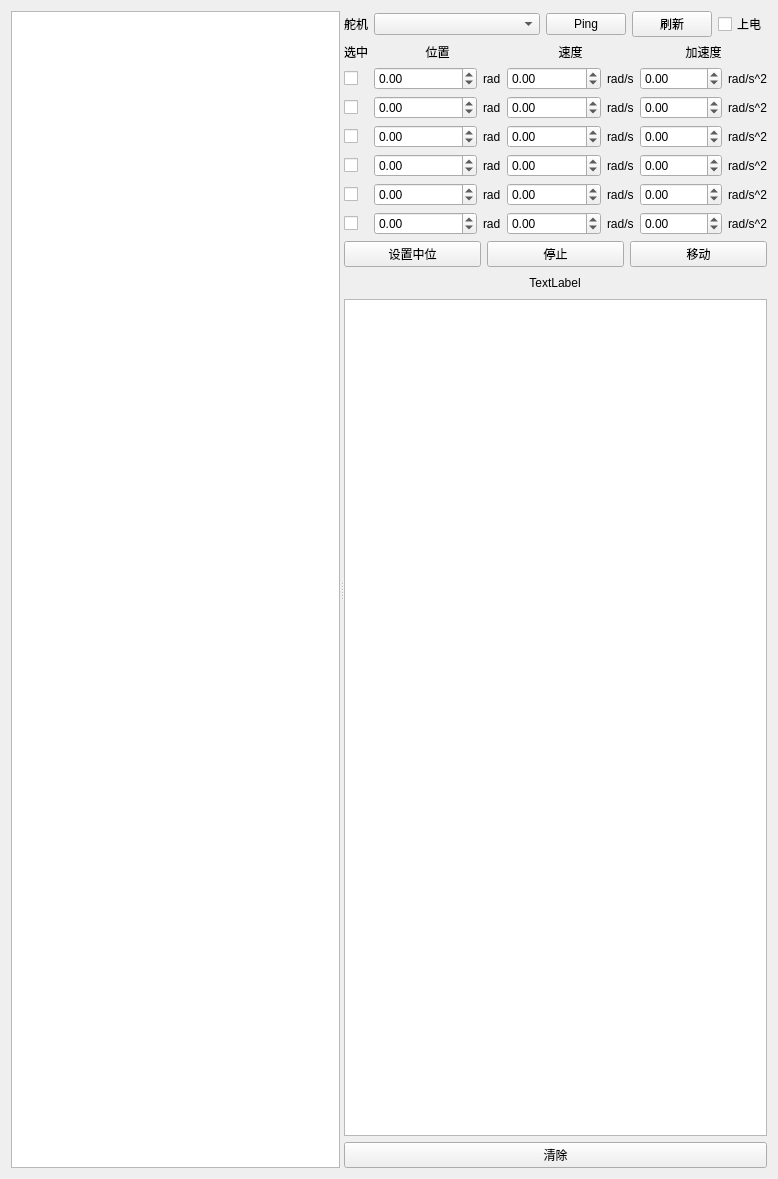
<?xml version="1.0" encoding="UTF-8"?>
<ui version="4.0">
 <class>ServoWidget</class>
 <widget class="QWidget" name="ServoWidget">
  <property name="geometry">
   <rect>
    <x>0</x>
    <y>0</y>
    <width>778</width>
    <height>1179</height>
   </rect>
  </property>
  <property name="windowTitle">
   <string>ServoWidget</string>
  </property>
  <layout class="QVBoxLayout" name="verticalLayout_11">
   <item>
    <widget class="QSplitter" name="splitter">
     <property name="orientation">
      <enum>Qt::Horizontal</enum>
     </property>
     <widget class="QTableWidget" name="tableWidget_servo"/>
     <widget class="QWidget" name="layoutWidget">
      <layout class="QVBoxLayout" name="verticalLayout_2">
       <item>
        <layout class="QHBoxLayout" name="horizontalLayout">
         <item>
          <widget class="QLabel" name="label">
           <property name="sizePolicy">
            <sizepolicy hsizetype="Maximum" vsizetype="Preferred">
             <horstretch>0</horstretch>
             <verstretch>0</verstretch>
            </sizepolicy>
           </property>
           <property name="text">
            <string>舵机</string>
           </property>
          </widget>
         </item>
         <item>
          <widget class="QComboBox" name="comboBox_servo"/>
         </item>
         <item>
          <widget class="QPushButton" name="pushButton_ping">
           <property name="sizePolicy">
            <sizepolicy hsizetype="Maximum" vsizetype="Fixed">
             <horstretch>0</horstretch>
             <verstretch>0</verstretch>
            </sizepolicy>
           </property>
           <property name="text">
            <string>Ping</string>
           </property>
          </widget>
         </item>
         <item>
          <widget class="QPushButton" name="pushButton_refresh">
           <property name="sizePolicy">
            <sizepolicy hsizetype="Maximum" vsizetype="Fixed">
             <horstretch>0</horstretch>
             <verstretch>0</verstretch>
            </sizepolicy>
           </property>
           <property name="text">
            <string>刷新</string>
           </property>
          </widget>
         </item>
         <item>
          <widget class="QCheckBox" name="checkBox_enable">
           <property name="sizePolicy">
            <sizepolicy hsizetype="Maximum" vsizetype="Fixed">
             <horstretch>0</horstretch>
             <verstretch>0</verstretch>
            </sizepolicy>
           </property>
           <property name="text">
            <string>上电</string>
           </property>
          </widget>
         </item>
        </layout>
       </item>
       <item>
        <layout class="QVBoxLayout" name="verticalLayout_10">
         <item>
          <layout class="QHBoxLayout" name="horizontalLayout_22">
           <item>
            <layout class="QVBoxLayout" name="verticalLayout_3">
             <item>
              <widget class="QLabel" name="label_8">
               <property name="sizePolicy">
                <sizepolicy hsizetype="Preferred" vsizetype="Maximum">
                 <horstretch>0</horstretch>
                 <verstretch>0</verstretch>
                </sizepolicy>
               </property>
               <property name="text">
                <string>选中</string>
               </property>
              </widget>
             </item>
             <item>
              <layout class="QVBoxLayout" name="verticalLayout">
               <item>
                <widget class="QCheckBox" name="checkBox_servo_0">
                 <property name="sizePolicy">
                  <sizepolicy hsizetype="Preferred" vsizetype="Preferred">
                   <horstretch>0</horstretch>
                   <verstretch>0</verstretch>
                  </sizepolicy>
                 </property>
                 <property name="layoutDirection">
                  <enum>Qt::LeftToRight</enum>
                 </property>
                 <property name="text">
                  <string/>
                 </property>
                </widget>
               </item>
               <item>
                <widget class="QCheckBox" name="checkBox_servo_1">
                 <property name="sizePolicy">
                  <sizepolicy hsizetype="Preferred" vsizetype="Preferred">
                   <horstretch>0</horstretch>
                   <verstretch>0</verstretch>
                  </sizepolicy>
                 </property>
                 <property name="text">
                  <string/>
                 </property>
                </widget>
               </item>
               <item>
                <widget class="QCheckBox" name="checkBox_servo_2">
                 <property name="sizePolicy">
                  <sizepolicy hsizetype="Preferred" vsizetype="Preferred">
                   <horstretch>0</horstretch>
                   <verstretch>0</verstretch>
                  </sizepolicy>
                 </property>
                 <property name="text">
                  <string/>
                 </property>
                </widget>
               </item>
               <item>
                <widget class="QCheckBox" name="checkBox_servo_3">
                 <property name="sizePolicy">
                  <sizepolicy hsizetype="Preferred" vsizetype="Preferred">
                   <horstretch>0</horstretch>
                   <verstretch>0</verstretch>
                  </sizepolicy>
                 </property>
                 <property name="text">
                  <string/>
                 </property>
                </widget>
               </item>
               <item>
                <widget class="QCheckBox" name="checkBox_servo_4">
                 <property name="sizePolicy">
                  <sizepolicy hsizetype="Preferred" vsizetype="Preferred">
                   <horstretch>0</horstretch>
                   <verstretch>0</verstretch>
                  </sizepolicy>
                 </property>
                 <property name="text">
                  <string/>
                 </property>
                </widget>
               </item>
               <item>
                <widget class="QCheckBox" name="checkBox_servo_5">
                 <property name="sizePolicy">
                  <sizepolicy hsizetype="Preferred" vsizetype="Preferred">
                   <horstretch>0</horstretch>
                   <verstretch>0</verstretch>
                  </sizepolicy>
                 </property>
                 <property name="text">
                  <string/>
                 </property>
                </widget>
               </item>
              </layout>
             </item>
            </layout>
           </item>
           <item>
            <layout class="QVBoxLayout" name="verticalLayout_5">
             <item>
              <widget class="QLabel" name="label_21">
               <property name="text">
                <string>位置</string>
               </property>
               <property name="alignment">
                <set>Qt::AlignCenter</set>
               </property>
              </widget>
             </item>
             <item>
              <layout class="QVBoxLayout" name="verticalLayout_4">
               <item>
                <layout class="QHBoxLayout" name="horizontalLayout_4">
                 <item>
                  <widget class="QDoubleSpinBox" name="doubleSpinBox_position_servo_0">
                   <property name="sizePolicy">
                    <sizepolicy hsizetype="Expanding" vsizetype="Fixed">
                     <horstretch>0</horstretch>
                     <verstretch>0</verstretch>
                    </sizepolicy>
                   </property>
                   <property name="minimum">
                    <double>-10.000000000000000</double>
                   </property>
                   <property name="maximum">
                    <double>10.000000000000000</double>
                   </property>
                  </widget>
                 </item>
                 <item>
                  <widget class="QLabel" name="label_2">
                   <property name="sizePolicy">
                    <sizepolicy hsizetype="Maximum" vsizetype="Preferred">
                     <horstretch>0</horstretch>
                     <verstretch>0</verstretch>
                    </sizepolicy>
                   </property>
                   <property name="text">
                    <string>rad</string>
                   </property>
                  </widget>
                 </item>
                </layout>
               </item>
               <item>
                <layout class="QHBoxLayout" name="horizontalLayout_5">
                 <item>
                  <widget class="QDoubleSpinBox" name="doubleSpinBox_position_servo_1">
                   <property name="sizePolicy">
                    <sizepolicy hsizetype="Expanding" vsizetype="Fixed">
                     <horstretch>0</horstretch>
                     <verstretch>0</verstretch>
                    </sizepolicy>
                   </property>
                   <property name="minimum">
                    <double>-10.000000000000000</double>
                   </property>
                   <property name="maximum">
                    <double>10.000000000000000</double>
                   </property>
                  </widget>
                 </item>
                 <item>
                  <widget class="QLabel" name="label_3">
                   <property name="sizePolicy">
                    <sizepolicy hsizetype="Maximum" vsizetype="Preferred">
                     <horstretch>0</horstretch>
                     <verstretch>0</verstretch>
                    </sizepolicy>
                   </property>
                   <property name="text">
                    <string>rad</string>
                   </property>
                  </widget>
                 </item>
                </layout>
               </item>
               <item>
                <layout class="QHBoxLayout" name="horizontalLayout_6">
                 <item>
                  <widget class="QDoubleSpinBox" name="doubleSpinBox_position_servo_2">
                   <property name="sizePolicy">
                    <sizepolicy hsizetype="Expanding" vsizetype="Fixed">
                     <horstretch>0</horstretch>
                     <verstretch>0</verstretch>
                    </sizepolicy>
                   </property>
                   <property name="minimum">
                    <double>-10.000000000000000</double>
                   </property>
                   <property name="maximum">
                    <double>10.000000000000000</double>
                   </property>
                  </widget>
                 </item>
                 <item>
                  <widget class="QLabel" name="label_4">
                   <property name="sizePolicy">
                    <sizepolicy hsizetype="Maximum" vsizetype="Preferred">
                     <horstretch>0</horstretch>
                     <verstretch>0</verstretch>
                    </sizepolicy>
                   </property>
                   <property name="text">
                    <string>rad</string>
                   </property>
                  </widget>
                 </item>
                </layout>
               </item>
               <item>
                <layout class="QHBoxLayout" name="horizontalLayout_7">
                 <item>
                  <widget class="QDoubleSpinBox" name="doubleSpinBox_position_servo_3">
                   <property name="sizePolicy">
                    <sizepolicy hsizetype="Expanding" vsizetype="Fixed">
                     <horstretch>0</horstretch>
                     <verstretch>0</verstretch>
                    </sizepolicy>
                   </property>
                   <property name="minimum">
                    <double>-10.000000000000000</double>
                   </property>
                   <property name="maximum">
                    <double>10.000000000000000</double>
                   </property>
                  </widget>
                 </item>
                 <item>
                  <widget class="QLabel" name="label_5">
                   <property name="sizePolicy">
                    <sizepolicy hsizetype="Maximum" vsizetype="Preferred">
                     <horstretch>0</horstretch>
                     <verstretch>0</verstretch>
                    </sizepolicy>
                   </property>
                   <property name="text">
                    <string>rad</string>
                   </property>
                  </widget>
                 </item>
                </layout>
               </item>
               <item>
                <layout class="QHBoxLayout" name="horizontalLayout_8">
                 <item>
                  <widget class="QDoubleSpinBox" name="doubleSpinBox_position_servo_4">
                   <property name="sizePolicy">
                    <sizepolicy hsizetype="Expanding" vsizetype="Fixed">
                     <horstretch>0</horstretch>
                     <verstretch>0</verstretch>
                    </sizepolicy>
                   </property>
                   <property name="minimum">
                    <double>-10.000000000000000</double>
                   </property>
                   <property name="maximum">
                    <double>10.000000000000000</double>
                   </property>
                  </widget>
                 </item>
                 <item>
                  <widget class="QLabel" name="label_6">
                   <property name="sizePolicy">
                    <sizepolicy hsizetype="Maximum" vsizetype="Preferred">
                     <horstretch>0</horstretch>
                     <verstretch>0</verstretch>
                    </sizepolicy>
                   </property>
                   <property name="text">
                    <string>rad</string>
                   </property>
                  </widget>
                 </item>
                </layout>
               </item>
               <item>
                <layout class="QHBoxLayout" name="horizontalLayout_9">
                 <item>
                  <widget class="QDoubleSpinBox" name="doubleSpinBox_position_servo_5">
                   <property name="sizePolicy">
                    <sizepolicy hsizetype="Expanding" vsizetype="Fixed">
                     <horstretch>0</horstretch>
                     <verstretch>0</verstretch>
                    </sizepolicy>
                   </property>
                   <property name="minimum">
                    <double>-10.000000000000000</double>
                   </property>
                   <property name="maximum">
                    <double>10.000000000000000</double>
                   </property>
                  </widget>
                 </item>
                 <item>
                  <widget class="QLabel" name="label_7">
                   <property name="sizePolicy">
                    <sizepolicy hsizetype="Maximum" vsizetype="Preferred">
                     <horstretch>0</horstretch>
                     <verstretch>0</verstretch>
                    </sizepolicy>
                   </property>
                   <property name="text">
                    <string>rad</string>
                   </property>
                  </widget>
                 </item>
                </layout>
               </item>
              </layout>
             </item>
            </layout>
           </item>
           <item>
            <layout class="QVBoxLayout" name="verticalLayout_7">
             <item>
              <widget class="QLabel" name="label_22">
               <property name="text">
                <string>速度</string>
               </property>
               <property name="alignment">
                <set>Qt::AlignCenter</set>
               </property>
              </widget>
             </item>
             <item>
              <layout class="QVBoxLayout" name="verticalLayout_6">
               <item>
                <layout class="QHBoxLayout" name="horizontalLayout_10">
                 <item>
                  <widget class="QDoubleSpinBox" name="doubleSpinBox_speed_servo_0">
                   <property name="sizePolicy">
                    <sizepolicy hsizetype="Expanding" vsizetype="Fixed">
                     <horstretch>0</horstretch>
                     <verstretch>0</verstretch>
                    </sizepolicy>
                   </property>
                   <property name="minimum">
                    <double>-10.000000000000000</double>
                   </property>
                   <property name="maximum">
                    <double>10.000000000000000</double>
                   </property>
                  </widget>
                 </item>
                 <item>
                  <widget class="QLabel" name="label_9">
                   <property name="sizePolicy">
                    <sizepolicy hsizetype="Maximum" vsizetype="Preferred">
                     <horstretch>0</horstretch>
                     <verstretch>0</verstretch>
                    </sizepolicy>
                   </property>
                   <property name="text">
                    <string>rad/s</string>
                   </property>
                  </widget>
                 </item>
                </layout>
               </item>
               <item>
                <layout class="QHBoxLayout" name="horizontalLayout_11">
                 <item>
                  <widget class="QDoubleSpinBox" name="doubleSpinBox_speed_servo_1">
                   <property name="sizePolicy">
                    <sizepolicy hsizetype="Expanding" vsizetype="Fixed">
                     <horstretch>0</horstretch>
                     <verstretch>0</verstretch>
                    </sizepolicy>
                   </property>
                   <property name="minimum">
                    <double>-10.000000000000000</double>
                   </property>
                   <property name="maximum">
                    <double>10.000000000000000</double>
                   </property>
                  </widget>
                 </item>
                 <item>
                  <widget class="QLabel" name="label_10">
                   <property name="sizePolicy">
                    <sizepolicy hsizetype="Maximum" vsizetype="Preferred">
                     <horstretch>0</horstretch>
                     <verstretch>0</verstretch>
                    </sizepolicy>
                   </property>
                   <property name="text">
                    <string>rad/s</string>
                   </property>
                  </widget>
                 </item>
                </layout>
               </item>
               <item>
                <layout class="QHBoxLayout" name="horizontalLayout_12">
                 <item>
                  <widget class="QDoubleSpinBox" name="doubleSpinBox_speed_servo_2">
                   <property name="sizePolicy">
                    <sizepolicy hsizetype="Expanding" vsizetype="Fixed">
                     <horstretch>0</horstretch>
                     <verstretch>0</verstretch>
                    </sizepolicy>
                   </property>
                   <property name="minimum">
                    <double>-10.000000000000000</double>
                   </property>
                   <property name="maximum">
                    <double>10.000000000000000</double>
                   </property>
                  </widget>
                 </item>
                 <item>
                  <widget class="QLabel" name="label_12">
                   <property name="sizePolicy">
                    <sizepolicy hsizetype="Maximum" vsizetype="Preferred">
                     <horstretch>0</horstretch>
                     <verstretch>0</verstretch>
                    </sizepolicy>
                   </property>
                   <property name="text">
                    <string>rad/s</string>
                   </property>
                  </widget>
                 </item>
                </layout>
               </item>
               <item>
                <layout class="QHBoxLayout" name="horizontalLayout_13">
                 <item>
                  <widget class="QDoubleSpinBox" name="doubleSpinBox_speed_servo_3">
                   <property name="sizePolicy">
                    <sizepolicy hsizetype="Expanding" vsizetype="Fixed">
                     <horstretch>0</horstretch>
                     <verstretch>0</verstretch>
                    </sizepolicy>
                   </property>
                   <property name="minimum">
                    <double>-10.000000000000000</double>
                   </property>
                   <property name="maximum">
                    <double>10.000000000000000</double>
                   </property>
                  </widget>
                 </item>
                 <item>
                  <widget class="QLabel" name="label_11">
                   <property name="sizePolicy">
                    <sizepolicy hsizetype="Maximum" vsizetype="Preferred">
                     <horstretch>0</horstretch>
                     <verstretch>0</verstretch>
                    </sizepolicy>
                   </property>
                   <property name="text">
                    <string>rad/s</string>
                   </property>
                  </widget>
                 </item>
                </layout>
               </item>
               <item>
                <layout class="QHBoxLayout" name="horizontalLayout_14">
                 <item>
                  <widget class="QDoubleSpinBox" name="doubleSpinBox_speed_servo_4">
                   <property name="sizePolicy">
                    <sizepolicy hsizetype="Expanding" vsizetype="Fixed">
                     <horstretch>0</horstretch>
                     <verstretch>0</verstretch>
                    </sizepolicy>
                   </property>
                   <property name="minimum">
                    <double>-10.000000000000000</double>
                   </property>
                   <property name="maximum">
                    <double>10.000000000000000</double>
                   </property>
                  </widget>
                 </item>
                 <item>
                  <widget class="QLabel" name="label_13">
                   <property name="sizePolicy">
                    <sizepolicy hsizetype="Maximum" vsizetype="Preferred">
                     <horstretch>0</horstretch>
                     <verstretch>0</verstretch>
                    </sizepolicy>
                   </property>
                   <property name="text">
                    <string>rad/s</string>
                   </property>
                  </widget>
                 </item>
                </layout>
               </item>
               <item>
                <layout class="QHBoxLayout" name="horizontalLayout_15">
                 <item>
                  <widget class="QDoubleSpinBox" name="doubleSpinBox_speed_servo_5">
                   <property name="sizePolicy">
                    <sizepolicy hsizetype="Expanding" vsizetype="Fixed">
                     <horstretch>0</horstretch>
                     <verstretch>0</verstretch>
                    </sizepolicy>
                   </property>
                   <property name="minimum">
                    <double>-10.000000000000000</double>
                   </property>
                   <property name="maximum">
                    <double>10.000000000000000</double>
                   </property>
                  </widget>
                 </item>
                 <item>
                  <widget class="QLabel" name="label_14">
                   <property name="sizePolicy">
                    <sizepolicy hsizetype="Maximum" vsizetype="Preferred">
                     <horstretch>0</horstretch>
                     <verstretch>0</verstretch>
                    </sizepolicy>
                   </property>
                   <property name="text">
                    <string>rad/s</string>
                   </property>
                  </widget>
                 </item>
                </layout>
               </item>
              </layout>
             </item>
            </layout>
           </item>
           <item>
            <layout class="QVBoxLayout" name="verticalLayout_9">
             <item>
              <widget class="QLabel" name="label_23">
               <property name="text">
                <string>加速度</string>
               </property>
               <property name="alignment">
                <set>Qt::AlignCenter</set>
               </property>
              </widget>
             </item>
             <item>
              <layout class="QVBoxLayout" name="verticalLayout_8">
               <item>
                <layout class="QHBoxLayout" name="horizontalLayout_16">
                 <item>
                  <widget class="QDoubleSpinBox" name="doubleSpinBox_acc_servo_0">
                   <property name="sizePolicy">
                    <sizepolicy hsizetype="Expanding" vsizetype="Fixed">
                     <horstretch>0</horstretch>
                     <verstretch>0</verstretch>
                    </sizepolicy>
                   </property>
                   <property name="minimum">
                    <double>-10.000000000000000</double>
                   </property>
                   <property name="maximum">
                    <double>10.000000000000000</double>
                   </property>
                  </widget>
                 </item>
                 <item>
                  <widget class="QLabel" name="label_15">
                   <property name="sizePolicy">
                    <sizepolicy hsizetype="Maximum" vsizetype="Preferred">
                     <horstretch>0</horstretch>
                     <verstretch>0</verstretch>
                    </sizepolicy>
                   </property>
                   <property name="text">
                    <string>rad/s^2</string>
                   </property>
                  </widget>
                 </item>
                </layout>
               </item>
               <item>
                <layout class="QHBoxLayout" name="horizontalLayout_17">
                 <item>
                  <widget class="QDoubleSpinBox" name="doubleSpinBox_acc_servo_1">
                   <property name="sizePolicy">
                    <sizepolicy hsizetype="Expanding" vsizetype="Fixed">
                     <horstretch>0</horstretch>
                     <verstretch>0</verstretch>
                    </sizepolicy>
                   </property>
                   <property name="minimum">
                    <double>-10.000000000000000</double>
                   </property>
                   <property name="maximum">
                    <double>10.000000000000000</double>
                   </property>
                  </widget>
                 </item>
                 <item>
                  <widget class="QLabel" name="label_16">
                   <property name="sizePolicy">
                    <sizepolicy hsizetype="Maximum" vsizetype="Preferred">
                     <horstretch>0</horstretch>
                     <verstretch>0</verstretch>
                    </sizepolicy>
                   </property>
                   <property name="text">
                    <string>rad/s^2</string>
                   </property>
                  </widget>
                 </item>
                </layout>
               </item>
               <item>
                <layout class="QHBoxLayout" name="horizontalLayout_18">
                 <item>
                  <widget class="QDoubleSpinBox" name="doubleSpinBox_acc_servo_2">
                   <property name="sizePolicy">
                    <sizepolicy hsizetype="Expanding" vsizetype="Fixed">
                     <horstretch>0</horstretch>
                     <verstretch>0</verstretch>
                    </sizepolicy>
                   </property>
                   <property name="minimum">
                    <double>-10.000000000000000</double>
                   </property>
                   <property name="maximum">
                    <double>10.000000000000000</double>
                   </property>
                  </widget>
                 </item>
                 <item>
                  <widget class="QLabel" name="label_17">
                   <property name="sizePolicy">
                    <sizepolicy hsizetype="Maximum" vsizetype="Preferred">
                     <horstretch>0</horstretch>
                     <verstretch>0</verstretch>
                    </sizepolicy>
                   </property>
                   <property name="text">
                    <string>rad/s^2</string>
                   </property>
                  </widget>
                 </item>
                </layout>
               </item>
               <item>
                <layout class="QHBoxLayout" name="horizontalLayout_19">
                 <item>
                  <widget class="QDoubleSpinBox" name="doubleSpinBox_acc_servo_3">
                   <property name="sizePolicy">
                    <sizepolicy hsizetype="Expanding" vsizetype="Fixed">
                     <horstretch>0</horstretch>
                     <verstretch>0</verstretch>
                    </sizepolicy>
                   </property>
                   <property name="minimum">
                    <double>-10.000000000000000</double>
                   </property>
                   <property name="maximum">
                    <double>10.000000000000000</double>
                   </property>
                  </widget>
                 </item>
                 <item>
                  <widget class="QLabel" name="label_18">
                   <property name="sizePolicy">
                    <sizepolicy hsizetype="Maximum" vsizetype="Preferred">
                     <horstretch>0</horstretch>
                     <verstretch>0</verstretch>
                    </sizepolicy>
                   </property>
                   <property name="text">
                    <string>rad/s^2</string>
                   </property>
                  </widget>
                 </item>
                </layout>
               </item>
               <item>
                <layout class="QHBoxLayout" name="horizontalLayout_20">
                 <item>
                  <widget class="QDoubleSpinBox" name="doubleSpinBox_acc_servo_4">
                   <property name="sizePolicy">
                    <sizepolicy hsizetype="Expanding" vsizetype="Fixed">
                     <horstretch>0</horstretch>
                     <verstretch>0</verstretch>
                    </sizepolicy>
                   </property>
                   <property name="minimum">
                    <double>-10.000000000000000</double>
                   </property>
                   <property name="maximum">
                    <double>10.000000000000000</double>
                   </property>
                  </widget>
                 </item>
                 <item>
                  <widget class="QLabel" name="label_19">
                   <property name="sizePolicy">
                    <sizepolicy hsizetype="Maximum" vsizetype="Preferred">
                     <horstretch>0</horstretch>
                     <verstretch>0</verstretch>
                    </sizepolicy>
                   </property>
                   <property name="text">
                    <string>rad/s^2</string>
                   </property>
                  </widget>
                 </item>
                </layout>
               </item>
               <item>
                <layout class="QHBoxLayout" name="horizontalLayout_21">
                 <item>
                  <widget class="QDoubleSpinBox" name="doubleSpinBox_acc_servo_5">
                   <property name="sizePolicy">
                    <sizepolicy hsizetype="Expanding" vsizetype="Fixed">
                     <horstretch>0</horstretch>
                     <verstretch>0</verstretch>
                    </sizepolicy>
                   </property>
                   <property name="minimum">
                    <double>-10.000000000000000</double>
                   </property>
                   <property name="maximum">
                    <double>10.000000000000000</double>
                   </property>
                  </widget>
                 </item>
                 <item>
                  <widget class="QLabel" name="label_20">
                   <property name="sizePolicy">
                    <sizepolicy hsizetype="Maximum" vsizetype="Preferred">
                     <horstretch>0</horstretch>
                     <verstretch>0</verstretch>
                    </sizepolicy>
                   </property>
                   <property name="text">
                    <string>rad/s^2</string>
                   </property>
                  </widget>
                 </item>
                </layout>
               </item>
              </layout>
             </item>
            </layout>
           </item>
          </layout>
         </item>
         <item>
          <layout class="QHBoxLayout" name="horizontalLayout_3">
           <item>
            <widget class="QPushButton" name="pushButton_calibration_ofs">
             <property name="sizePolicy">
              <sizepolicy hsizetype="Preferred" vsizetype="Fixed">
               <horstretch>0</horstretch>
               <verstretch>0</verstretch>
              </sizepolicy>
             </property>
             <property name="text">
              <string>设置中位</string>
             </property>
            </widget>
           </item>
           <item>
            <widget class="QPushButton" name="pushButton_stop">
             <property name="sizePolicy">
              <sizepolicy hsizetype="Preferred" vsizetype="Fixed">
               <horstretch>0</horstretch>
               <verstretch>0</verstretch>
              </sizepolicy>
             </property>
             <property name="text">
              <string>停止</string>
             </property>
            </widget>
           </item>
           <item>
            <widget class="QPushButton" name="pushButton_move">
             <property name="sizePolicy">
              <sizepolicy hsizetype="Preferred" vsizetype="Fixed">
               <horstretch>0</horstretch>
               <verstretch>0</verstretch>
              </sizepolicy>
             </property>
             <property name="text">
              <string>移动</string>
             </property>
            </widget>
           </item>
          </layout>
         </item>
        </layout>
       </item>
       <item>
        <layout class="QHBoxLayout" name="horizontalLayout_2" stretch="0,0,0">
         <item>
          <spacer name="horizontalSpacer">
           <property name="orientation">
            <enum>Qt::Horizontal</enum>
           </property>
           <property name="sizeType">
            <enum>QSizePolicy::Preferred</enum>
           </property>
           <property name="sizeHint" stdset="0">
            <size>
             <width>40</width>
             <height>20</height>
            </size>
           </property>
          </spacer>
         </item>
         <item>
          <widget class="QLabel" name="label_status">
           <property name="sizePolicy">
            <sizepolicy hsizetype="Maximum" vsizetype="Preferred">
             <horstretch>0</horstretch>
             <verstretch>0</verstretch>
            </sizepolicy>
           </property>
           <property name="text">
            <string>TextLabel</string>
           </property>
           <property name="alignment">
            <set>Qt::AlignCenter</set>
           </property>
          </widget>
         </item>
         <item>
          <spacer name="horizontalSpacer_2">
           <property name="orientation">
            <enum>Qt::Horizontal</enum>
           </property>
           <property name="sizeType">
            <enum>QSizePolicy::Preferred</enum>
           </property>
           <property name="sizeHint" stdset="0">
            <size>
             <width>40</width>
             <height>20</height>
            </size>
           </property>
          </spacer>
         </item>
        </layout>
       </item>
       <item>
        <widget class="QTextEdit" name="textEdit_info">
         <property name="sizePolicy">
          <sizepolicy hsizetype="Preferred" vsizetype="Expanding">
           <horstretch>0</horstretch>
           <verstretch>0</verstretch>
          </sizepolicy>
         </property>
        </widget>
       </item>
       <item>
        <widget class="QPushButton" name="pushButton_clear">
         <property name="text">
          <string>清除</string>
         </property>
        </widget>
       </item>
      </layout>
     </widget>
    </widget>
   </item>
  </layout>
 </widget>
 <resources/>
 <connections/>
</ui>
